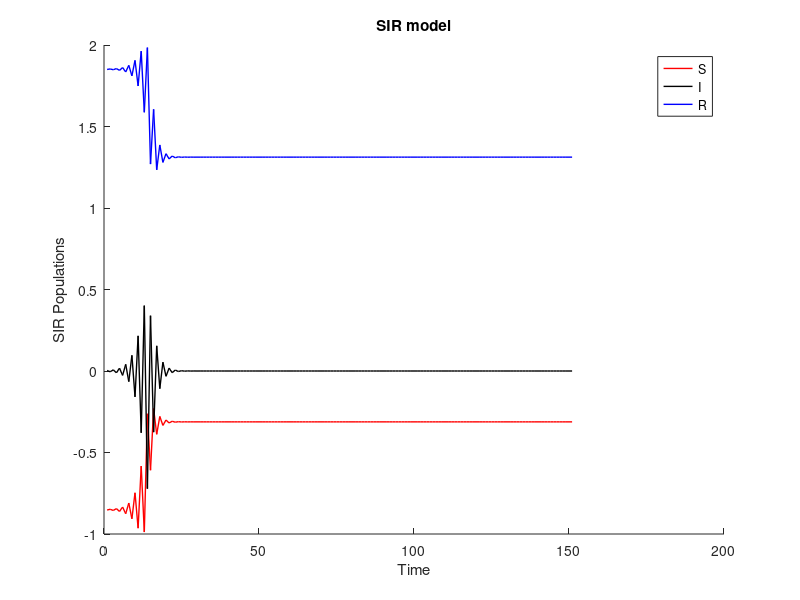

The MATLAB source for this figure:
Gamma=0.99;
R_0=1.85; % initial  recovered rate
Beta=1.831683;
N=150; % number of days
Pop=7000; % number of population
U=zeros(N,3); % matrix to store susceptibles,infectious and recovered for 150 days

% initial conditions
U(1,3)=1.85; % U(t,3)=Rt ,recovered
U(1,2)=0.003; % U(t,2)=It,Infectious

% susceptibles rate is the rate at which individuals will likely be
% affected,so you need to subtract recovered  and infectious to get the
% intial susceptible rate
U(1,1)=1-U(1,3)-U(1,2); % intial susceptibles,U(t,1)=St

for t=1:N
    U(t+1,1)=U(t,1)-Beta*U(t,1)*U(t,2);
    U(t+1,2)=U(t,2)+(Beta*U(t,1)*U(t,2))-Gamma*U(t,2);
    U(t+1,3)=U(t,3)+Gamma*U(t,2);
    
end

% plotting time
hold on
plot(1:N+1,U(:,1),'-r','LineWidth',1)
plot(1:N+1,U(:,2),'-k','LineWidth',1)
plot(1:N+1,U(:,3),'-b','LineWidth',1)
title("SIR model")
xlabel("Time")
ylabel("SIR Populations")
legend("S","I","R")
hold off
